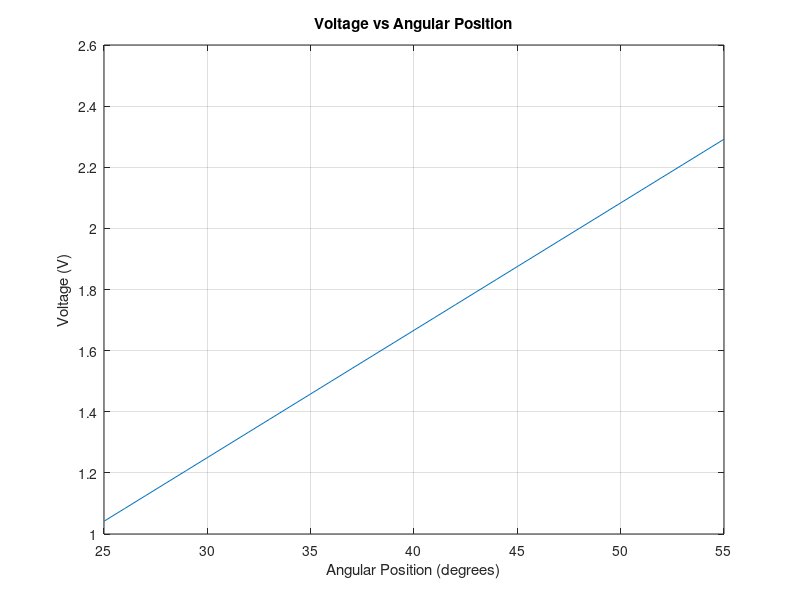
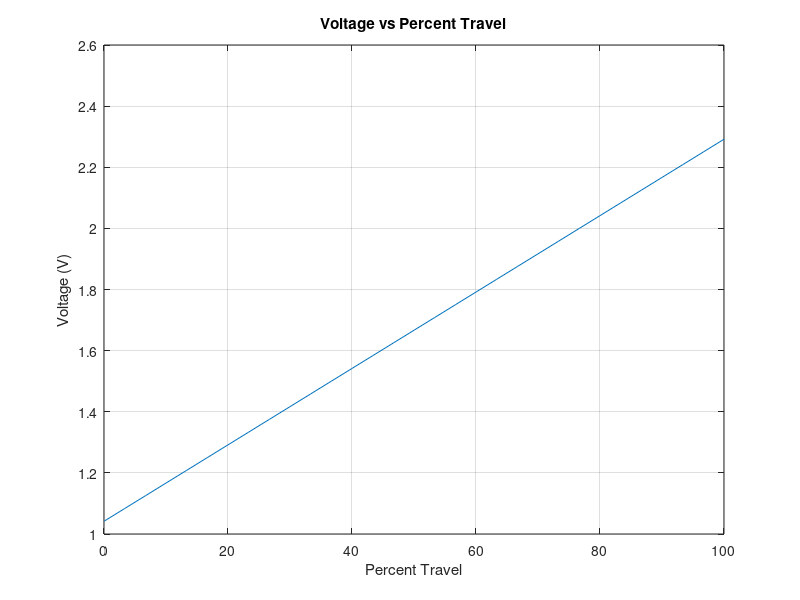
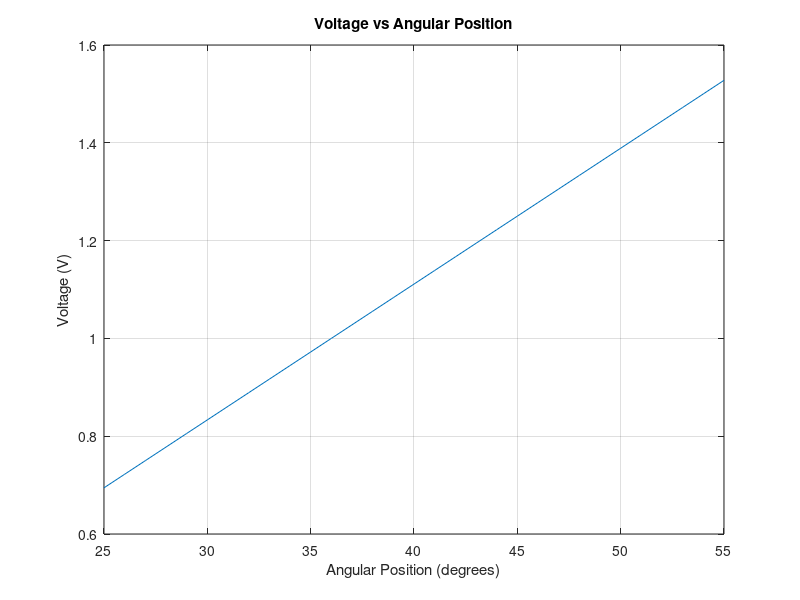
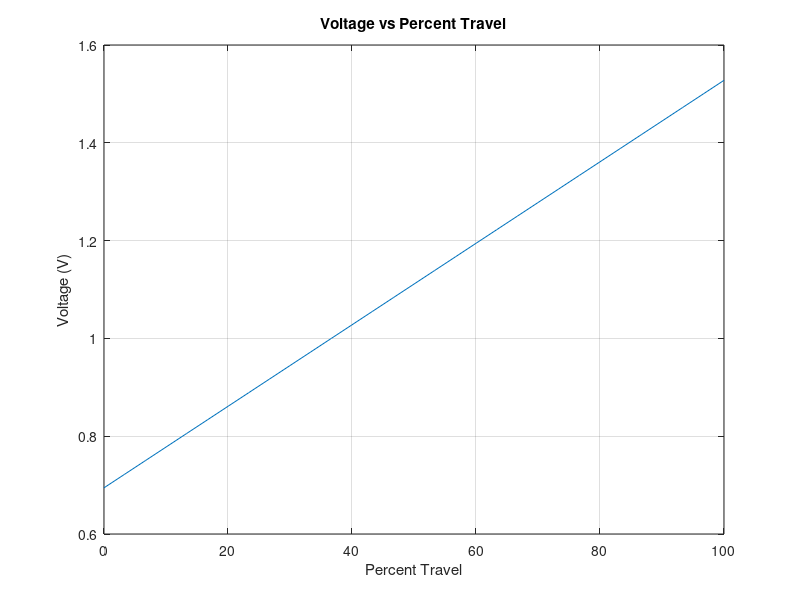

Write the MATLAB code that produced these figures, in order.
% Parameters
V = 5; % Voltage across pot, V
theta = 0; % Offset starting angle, degrees
pedalTravel = 30; % degrees
Rtot = 5000; % Ohms

% Angular range of rotation; add 25 degrees to enter electronic range
% (theta is an extra buffer); 30 degrees of pedal travel
alpha = (25+theta):(25+pedalTravel+theta);
travel = linspace(0,100,length(alpha));

% 9851
R2a = (Rtot/120)*alpha;
R1a = Rtot - R2a;
Vouta = V./(R1a.*((1./R1a)+(1./R2a)));

figure('Name','9851','NumberTitle','off','Color','white')
plot(alpha,Vouta), grid on
title('Voltage vs Angular Position')
ylabel('Voltage (V)')
xlabel('Angular Position (degrees)')

figure('Name','9851 Percent Travel','NumberTitle','off','Color','white')
plot(travel,Vouta), grid on
title('Voltage vs Percent Travel')
ylabel('Voltage (V)')
xlabel('Percent Travel')

% 9856
R2b = (Rtot/180)*alpha;
R1b = Rtot - R2b;
Voutb = V./(R1b.*((1./R1b)+(1./R2b)));

figure('Name','9856','NumberTitle','off','Color','white')
plot(alpha,Voutb), grid on
title('Voltage vs Angular Position')
ylabel('Voltage (V)')
xlabel('Angular Position (degrees)')

figure('Name','9856 Percent Travel','NumberTitle','off','Color','white')
plot(travel,Voutb), grid on
title('Voltage vs Percent Travel')
ylabel('Voltage (V)')
xlabel('Percent Travel')